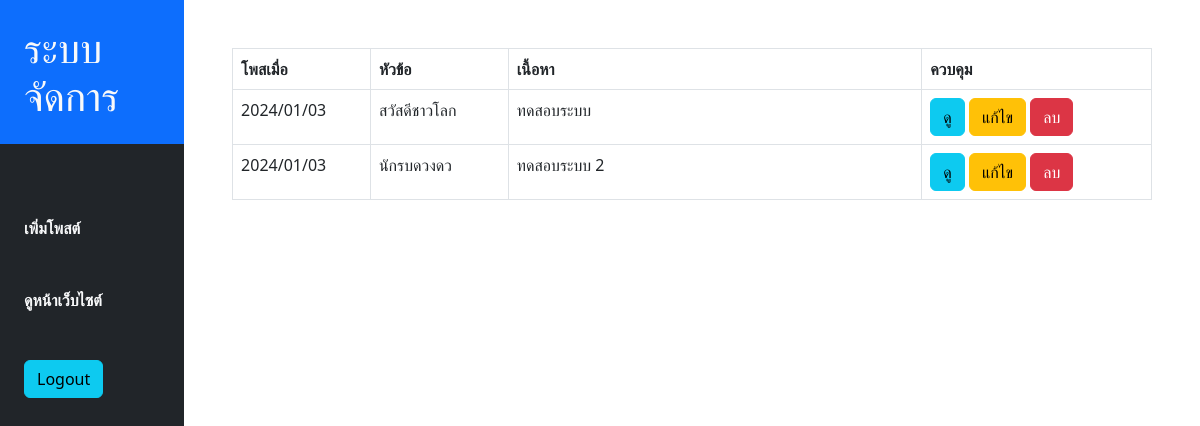
/admin/index.php (signed in), run on the app's committed database.
### tables this page shows
CREATE TABLE `posts` (
  `id` int(11) NOT NULL,
  `date` varchar(255) NOT NULL,
  `title` varchar(255) NOT NULL,
  `summary` text NOT NULL,
  `content` mediumtext NOT NULL
);

### admin/index.php (the view, shortened to what this page needs)
<?php
include("templates/header.php");
?>
<div class="posts-list w-100 p-5">
    <table class="table table-bordered">
        <thead>
            <tr>
                <th style="width:15%;">โพสเมื่อ</th>
                <th style="width:15%;">หัวข้อ</th>
                <th style="width:45%;">เนื้อหา</th>
                <th style="width:25%;">ควบคุม</th>
            </tr>
        </thead>
        <tbody>
            <?php
            include('../connect.php');
            $sqlSelect = "SELECT * FROM posts";
            $result = mysqli_query($conn,$sqlSelect);
            while($data = mysqli_fetch_array($result)){
            ?>
            <tr>
            <td><?php echo $data["date"]?></td>
            <td><?php echo $data["title"]?></td>
            <td><?php echo $data["summary"]?></td>
            <td>
                <a class="btn btn-info" href="view.php?id=<?php echo $data["id"]?>">ดู</a>
                <a class="btn btn-warning"  href="edit.php?id=<?php echo $data["id"]?>">แก้ไข</a>
                <a class="btn btn-danger" href="delete.php?id=<?php echo $data["id"]?>">ลบ</a>
            </td>
            </tr>
            <?php
            }
            ?>
        </tbody>
    </table>
</div>
<?php
include("templates/footer.php");
?>

### data on the page
posts: date "2024/01/03", title "สวัสดีชาวโลก", summary "ทดสอบระบบ"
posts: date "2024/01/03", title "นักรบดวงดว", summary "ทดสอบระบบ 2"
